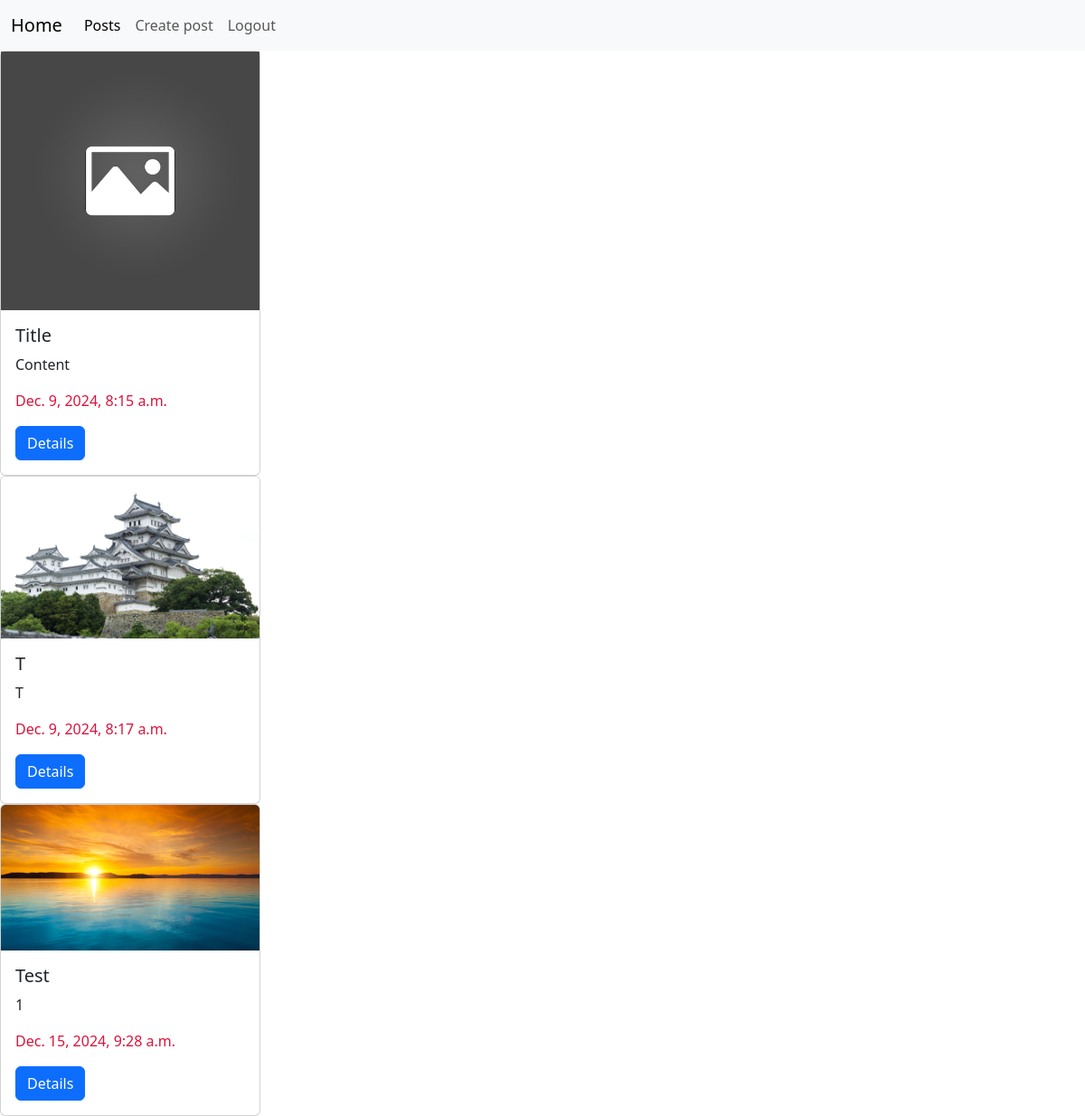
/posts/ (signed in), run on an earlier commit of the app's database.
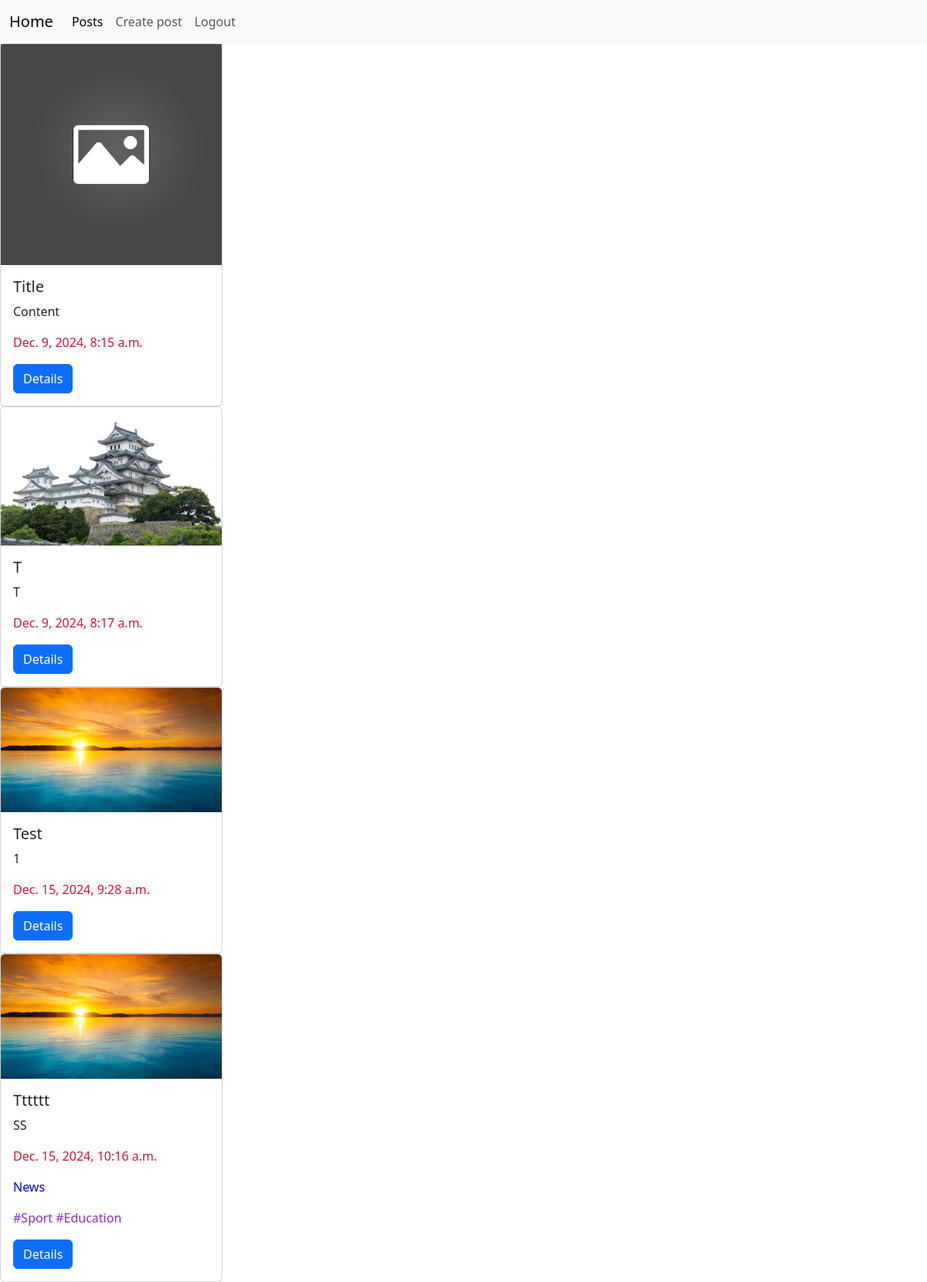
And on a later commit of the database.
### posts/models.py (models this page shows, shortened)
class Post(models.Model):
    title = models.CharField(max_length=56)
    content = models.TextField()
    rate =models.IntegerField(null=True,blank=True)
    created_at = models.DateTimeField(null=True, auto_now_add=True)
    updated_at = models.DateTimeField(null=True, auto_now=True)
    image = models.ImageField(null=True, blank=True)
    category = models.ForeignKey(Category, on_delete=models.SET_NULL, null=True, blank=True)
    tags = models.ManyToManyField(Tag, null=True, blank=True)

class Category(models.Model):
    title = models.CharField(max_length=56)

class Tag(models.Model):
    title = models.CharField(max_length=56)

### posts/views.py (the view)
# urls.py: path("posts/", posts_list_view),
@login_required(login_url='login')
def posts_list_view(request):
    if request.method == 'GET':
        posts = Post.objects.all()
        return render(request, "posts/list_view.html", context={"posts": posts})

### templates/posts/list_view.html
{% extends 'base.html' %}
{% block content %}
{% for post in posts %}
    <div class="card" style="width: 18rem;">
      {% if post.image %}
        <img class="card-img-top" src="{{post.image.url}}" alt="Card image cap"></img>
      {%  else %}
          <img src="/static/placeholder.png" alt="Card image cap"></img>
      {% endif %}
      <div class="card-body">
        <h5 class="card-title">{{ post.title }}</h5>
        <p class="card-text">{{ post.content }}</p>
        <p class="card-text" style="color: crimson">{{ post.created_at }}</p>
          <p class="card-text" style="color: blue">{{ post.category.title }}</p>
          <p class="card-text" style="color: blueviolet">
              {% for tag in post.tags.all %}
                #{{ tag.title }}
              {% endfor %}
          </p>
        <a href="/posts/{{ post.id }}/" class="btn btn-primary">Details</a>
      </div>
    </div>
    {% endfor %}
{% endblock %}

What changed in the data, as far as the page shows it:
added Post: image (picture), title "Tttttt", content "SS", created_at "Dec. 15, 2024, 10:16 a.m.", category "News"
added Tag: title "Sport"
added Tag: title "Education"
